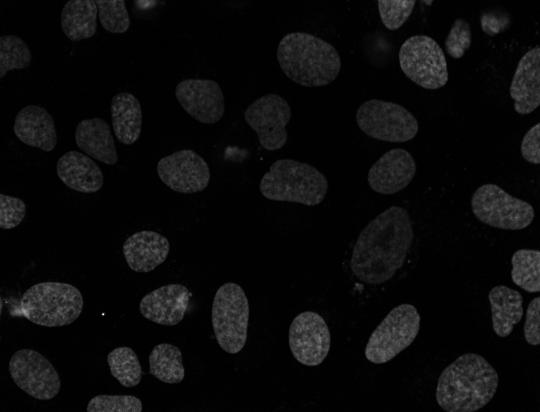
#> input picture ImageProccessing/cell_detection_proj/original/0.png, 540 x 412 px, found by its file name; its folder holds only this picture in this run
$ python celldetector.py
#> lines starting #> are read from the running program, lines starting #| are printed output that depends on the picture; after the words box and inside, x2 and y2 are one past the last pixel; in counts of white or black regions, pixels touching at a corner belong together
"""
===============================================================
 Cell Detection and Analysis from Noisy Microscopy Images
===============================================================

This Python script performs automatic detection and analysis of cells
in grayscale images that have been corrupted by salt-and-pepper noise.

🔍 The pipeline includes:
- Random selection of matching 'original' and 'noisy' image pairs
- Manual implementation of a median filter (3x3) for denoising
- Morphological opening to remove small noise artifacts
- Thresholding (binary segmentation)
- Connected component analysis to detect individual cells
- Bounding box annotation for each detected cell
- Calculation of:
    • Cell area (pixel count)
    • Bounding box area
    • Mean grayscale intensity (via manually computed integral image)

🖼️ The results are displayed with bounding boxes and printed stats.

📂 Folder Structure:
- original/ → folder with clean original images
- noise/    → folder with salt-and-pepper noisy versions (same filenames)

 Dependencies:
- OpenCV (cv2)
- NumPy
- Random
- OS

Coursework: [e.g., Digital Image Processing - University Project]

"""

import cv2
import numpy as np
import os
import random

# --- Random image selector ---
def choose_random_image():
    files = [f for f in os.listdir('original') if f.endswith('.png') or f.endswith('.jpg')]
    chosen = random.choice(files)
    return os.path.join('original', chosen), os.path.join('noise', chosen), chosen

# --- Manual Median Filter ---
def manual_median_filter(img):
    m, n = img.shape
    filtered = img.copy()
    for i in range(1, m - 1):
        for j in range(1, n - 1):
            window = [
                img[i - 1, j - 1], img[i - 1, j], img[i - 1, j + 1],
                img[i, j - 1], img[i, j], img[i, j + 1],
                img[i + 1, j - 1], img[i + 1, j], img[i + 1, j + 1]
            ]
            window.sort()
            filtered[i, j] = window[4]
    return filtered.astype(np.uint8)

# --- Integral Image (without OpenCV) ---
def compute_integral_image(gray):
    m, n = gray.shape
    integral = np.zeros((m + 1, n + 1), dtype=np.float64)

    for i in range(m):
        row_sum = 0
        for j in range(n):
            row_sum += gray[i, j]
            integral[i + 1, j + 1] = integral[i, j + 1] + row_sum
    return integral

# --- Region Analysis & Bounding Box Annotation ---
def analyze_regions(gray, binary, output_img):
    num_labels, labels, stats, centroids = cv2.connectedComponentsWithStats(binary, connectivity=8)

    integral = compute_integral_image(gray)
    output_img = cv2.cvtColor(output_img, cv2.COLOR_GRAY2BGR)
    region = 0

    for i in range(1, num_labels):  # skip background
        x, y, w, h, area = stats[i]
        bound_area = w * h
        region += 1

        cv2.rectangle(output_img, (x, y), (x + w, y + h), (0, 0, 255), 2)
        cv2.putText(output_img, str(region), (x + 10, y + 20), cv2.FONT_HERSHEY_SIMPLEX, 0.6, (0, 0, 255), 2)

        sum_pixels = integral[y, x] + integral[y + h, x + w] - integral[y, x + w] - integral[y + h, x]
        avg_intensity = sum_pixels / bound_area

        print(f"Region #{region}")
        print(f" - Area (px): {area}")
        print(f" - Bounding Box Area: {bound_area}")
        print(f" - Mean Intensity in Box: {avg_intensity:.2f}")

    return output_img

# --- Main ---
def main():
    original_path, noisy_path, filename = choose_random_image()
    print(f"Selected image: {filename}")

    noisy_img = cv2.imread(noisy_path, cv2.IMREAD_GRAYSCALE)
#> noisy_img is the input picture: shape (412, 540); min 0, max 250, mean 11.9
    original_img = cv2.imread(original_path, cv2.IMREAD_GRAYSCALE)

    filtered = manual_median_filter(noisy_img)

    # Morphological opening
    strel = cv2.getStructuringElement(cv2.MORPH_ELLIPSE, (5, 5))
    opened = cv2.morphologyEx(filtered, cv2.MORPH_OPEN, strel)

    # Thresholding
    _, binary = cv2.threshold(opened, 20, 255, cv2.THRESH_BINARY)
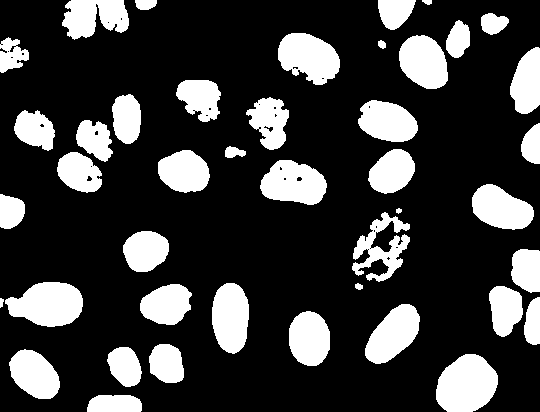
#> binary: shape (412, 540); 23.6% white; 43 white regions, largest, box (x1, y1, x2, y2) and area: (436, 354, 498, 412) 2758, (5, 282, 83, 327) 2534, (278, 33, 340, 85) 2274

    # Analysis
    result = analyze_regions(opened, binary, original_img)
#> in analyze_regions, `num_labels, labels, stats, centroids = cv2.connectedComponentsWithStat..`:
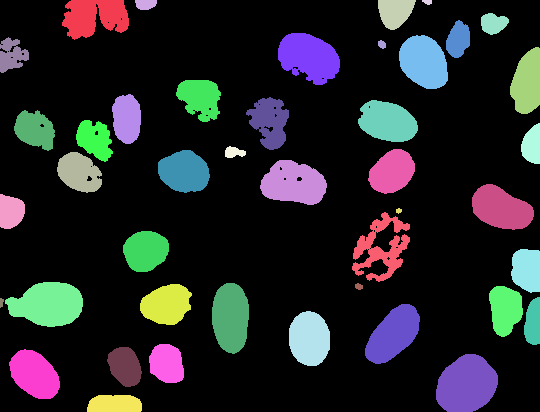
#> labels: shape (412, 540) int32; 44 distinct labels, from 0 to 43; one colour per label, 0 black
#> in analyze_regions, `num_labels, labels, stats, centroids = cv2.connectedComponentsWithStat..`: num_labels = 44; stats = 44 rows, first 6: [0, 0, 540, 412, 169882], [62, 0, 67, 40, 1914], [135, 0, 22, 10, 184], [378, 0, 38, 30, 827], [422, 0, 10, 5, 38], [481, 13, 28, 22, 441]; centroids = 44 pairs, first value 1.13 to 532.6, second value 1.55 to 403.6
#> after the loop in compute_integral_image, `for i in range(m):`:
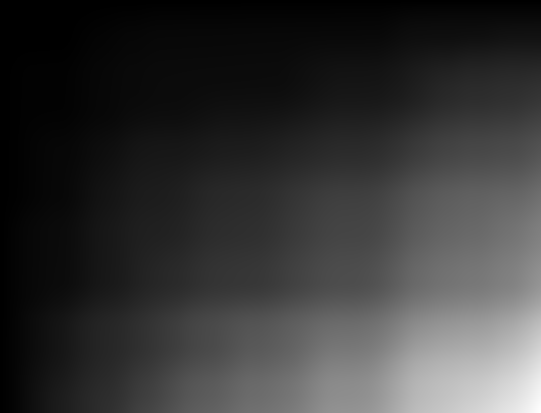
#> integral: shape (413, 541) float64; min 0, max 2456438, mean 521058.9; drawn with min black and max white
#> the loop in analyze_regions, `for i in range(1, num_labels):` made 43 passes
#> (x, y, w, h, area, bound_area, sum_pixels, avg_intensity) on passes 1 to 12: (62, 0, 67, 40, 1914, 2680, 62466, 23.31), (135, 0, 22, 10, 184, 220, 8865, 40.3), (378, 0, 38, 30, 827, 1140, 44702, 39.21), (422, 0, 10, 5, 38, 50, 1445, 28.9), (481, 13, 28, 22, 441, 616, 20394, 33.11), (446, 20, 24, 38, 655, 912, 31917, 35), (278, 33, 62, 52, 2274, 3224, 77698, 24.1), (399, 35, 49, 54, 2015, 2646, 109128, 41.24), (0, 37, 29, 36, 656, 1044, 20846, 19.97), (378, 40, 8, 9, 54, 72, 1549, 21.51), (510, 47, 30, 67, 1515, 2010, 64554, 32.12), (176, 80, 45, 42, 1335, 1890, 41537, 21.98)
#> (printed output is left out)
#> after the loop in analyze_regions, `for i in range(1, num_labels):`:
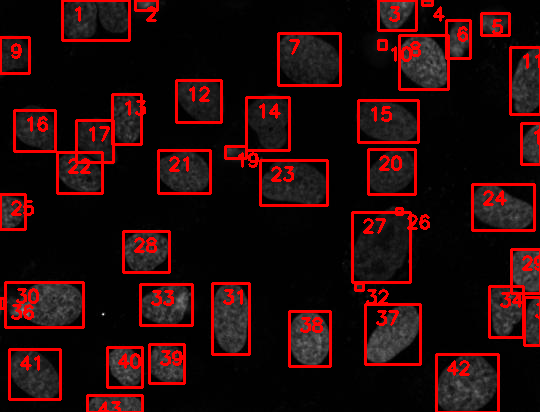
#> output_img: shape (412, 540, 3); 11.21% of pixels changed, all inside (x1, y1, x2, y2) = (0, 0, 540, 412)
#> after the loop in analyze_regions, `for i in range(1, num_labels):`: region = 43

    # Show results
    cv2.imshow("Filtered", filtered)
    cv2.imshow("Opened", opened)
    cv2.imshow("Binary", binary)
    cv2.imshow("Final Result with Bounding Boxes", result)
    cv2.waitKey(0)
    cv2.destroyAllWindows()

if __name__ == "__main__":
    main()

$ run again, on ImageProccessing/cell_detection_proj/original/4.png
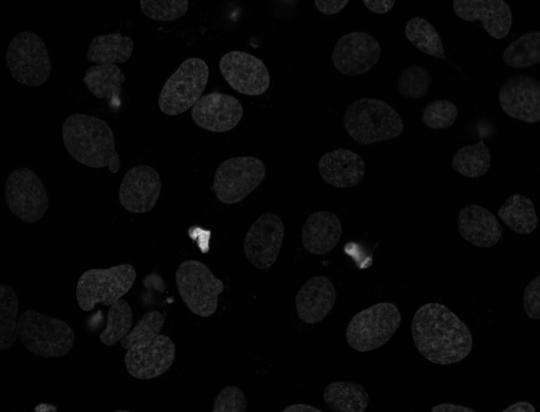
#> input picture ImageProccessing/cell_detection_proj/original/4.png, 540 x 412 px, found by its file name
#> in main, noisy_img is the input picture: shape (412, 540); min 0, max 219, mean 6.9
#> binary: shape (412, 540); 12.4% white; 82 white regions (7 under 20 px), largest, box (x1, y1, x2, y2) and area: (159, 58, 243, 132) 3355, (413, 303, 472, 364) 2509, (125, 313, 174, 379) 2056
#> labels: shape (412, 540) int32; 83 distinct labels, from 0 to 82
#> num_labels = 83; stats = 83 rows, first 6: [0, 0, 540, 412, 194898], [171, 0, 16, 13, 131], [330, 0, 7, 4, 20], [364, 0, 7, 5, 28], [371, 0, 21, 13, 196], [454, 0, 9, 7, 41]; centroids = 83 pairs, first value 16 to 535.6, second value 1 to 408.4
#> after the loop in compute_integral_image, `for i in range(m):`:
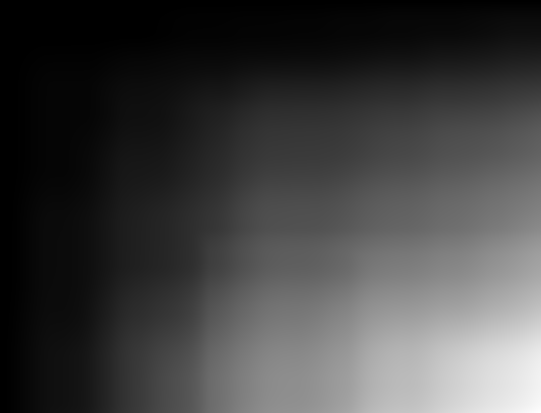
#> integral: shape (413, 541) float64; min 0, max 1427894, mean 364821.4; drawn with min black and max white
#> the loop in analyze_regions, `for i in range(1, num_labels):` made 82 passes
#> (x, y, w, h, area, bound_area, sum_pixels, avg_intensity) on passes 1 to 8: (171, 0, 16, 13, 131, 208, 4148, 19.94), (330, 0, 7, 4, 20, 28, 588, 21), (364, 0, 7, 5, 28, 35, 799, 22.83), (371, 0, 21, 13, 196, 273, 5943, 21.77), (454, 0, 9, 7, 41, 63, 1284, 20.38), (456, 0, 53, 37, 869, 1961, 31321, 15.97), (321, 4, 22, 9, 130, 198, 4000, 20.2), (230, 9, 9, 11, 65, 99, 2256, 22.79)
#> (printed output is left out)
#> after the loop in analyze_regions, `for i in range(1, num_labels):`:
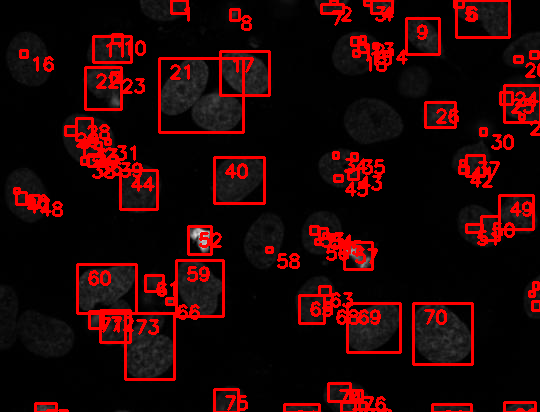
#> output_img: shape (412, 540, 3); 11.77% of pixels changed, all inside (x1, y1, x2, y2) = (13, 0, 540, 412)
#> after the loop in analyze_regions, `for i in range(1, num_labels):`: region = 82

$ run again, on ImageProccessing/cell_detection_proj/original/5.png
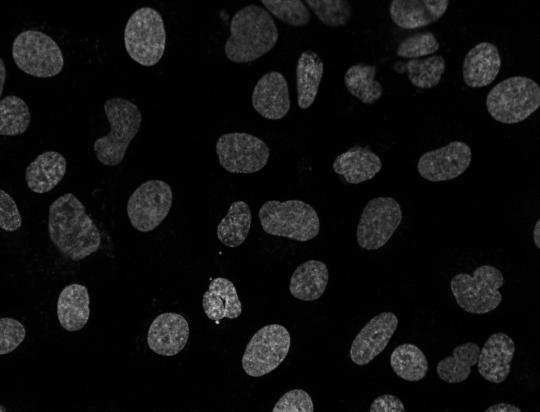
#> input picture ImageProccessing/cell_detection_proj/original/5.png, 540 x 412 px, found by its file name
#> in main, noisy_img is the input picture: shape (412, 540); min 0, max 203, mean 16
#> binary: shape (412, 540); 23.9% white; 41 white regions, largest, box (x1, y1, x2, y2) and area: (437, 333, 515, 383) 2492, (48, 193, 101, 261) 2460, (225, 5, 278, 62) 2208
#> labels: shape (412, 540) int32; 42 distinct labels, from 0 to 41
#> num_labels = 42; stats = 42 rows, first 6: [0, 0, 540, 412, 169294], [261, 0, 48, 26, 839], [305, 0, 44, 25, 730], [390, 0, 58, 31, 1378], [225, 5, 53, 57, 2208], [124, 7, 42, 60, 1982]; centroids = 42 pairs, first value 1.95 to 536.6, second value 10.26 to 408.7
#> after the loop in compute_integral_image, `for i in range(m):`:
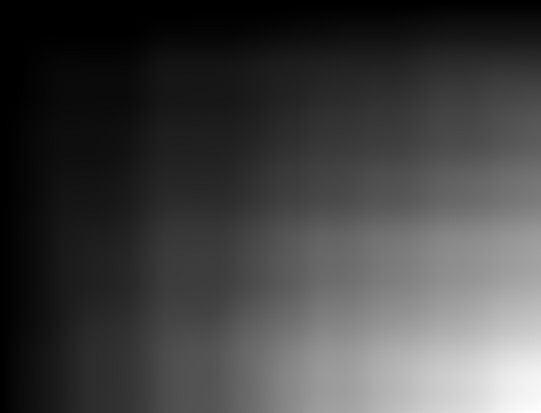
#> integral: shape (413, 541) float64; min 0, max 3279449, mean 859148.8; drawn with min black and max white
#> the loop in analyze_regions, `for i in range(1, num_labels):` made 41 passes
#> (x, y, w, h, area, bound_area, sum_pixels, avg_intensity) on passes 1 to 8: (261, 0, 48, 26, 839, 1248, 43180, 34.6), (305, 0, 44, 25, 730, 1100, 28665, 26.06), (390, 0, 58, 31, 1378, 1798, 73751, 41.02), (225, 5, 53, 57, 2208, 3021, 96261, 31.86), (124, 7, 42, 60, 1982, 2520, 151267, 60.03), (222, 14, 6, 6, 24, 36, 732, 20.33), (12, 29, 52, 49, 1908, 2548, 117054, 45.94), (397, 32, 48, 56, 1823, 2688, 90153, 33.54)
#> (printed output is left out)
#> after the loop in analyze_regions, `for i in range(1, num_labels):`:
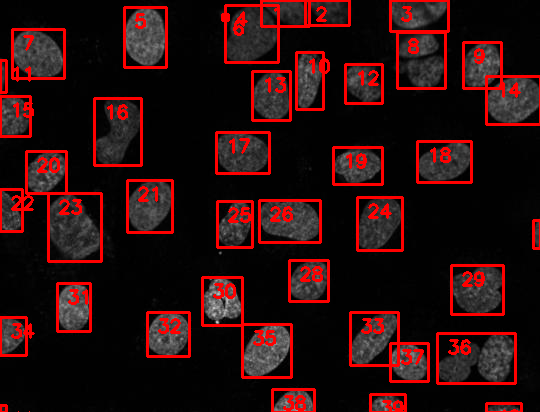
#> output_img: shape (412, 540, 3); 11.11% of pixels changed, all inside (x1, y1, x2, y2) = (0, 0, 540, 412)
#> after the loop in analyze_regions, `for i in range(1, num_labels):`: region = 41

$ run again, on ImageProccessing/cell_detection_proj/original/6.png
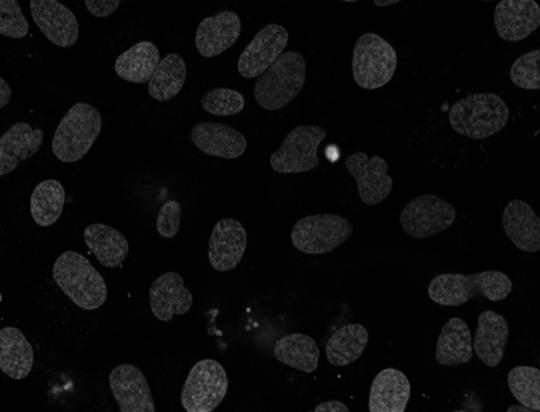
#> input picture ImageProccessing/cell_detection_proj/original/6.png, 540 x 412 px, found by its file name
#> in main, noisy_img is the input picture: shape (412, 540); min 0, max 212, mean 11.7
#> binary: shape (412, 540); 24.7% white; 53 white regions (3 under 20 px), largest, box (x1, y1, x2, y2) and area: (238, 24, 305, 110) 3461, (115, 41, 186, 101) 2627, (53, 251, 107, 310) 2145
#> labels: shape (412, 540) int32; 54 distinct labels, from 0 to 53
#> num_labels = 54; stats = 54 rows, first 6: [0, 0, 540, 412, 167487], [0, 0, 29, 38, 843], [30, 0, 48, 47, 1593], [85, 0, 34, 17, 368], [377, 1, 5, 5, 17], [388, 0, 9, 4, 26]; centroids = 54 pairs, first value 3.73 to 526.5, second value 1 to 406.8
#> after the loop in compute_integral_image, `for i in range(m):`:
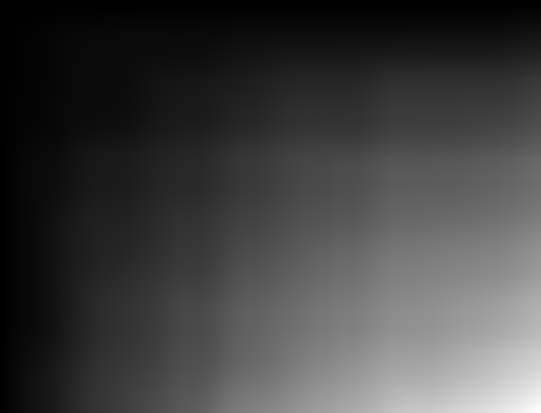
#> integral: shape (413, 541) float64; min 0, max 2403181, mean 612170; drawn with min black and max white
#> the loop in analyze_regions, `for i in range(1, num_labels):` made 53 passes
#> (x, y, w, h, area, bound_area, sum_pixels, avg_intensity) on passes 1, 2, 3, 5, 6, 7, 8, 9: (0, 0, 29, 38, 843, 1102, 30825, 27.97), (30, 0, 48, 47, 1593, 2256, 54577, 24.19), (85, 0, 34, 17, 368, 578, 11523, 19.94), (388, 0, 9, 4, 26, 36, 767, 21.31), (495, 0, 45, 41, 1567, 1845, 55377, 30.01), (195, 11, 46, 46, 1515, 2116, 59636, 28.18), (238, 24, 67, 86, 3461, 5762, 119569, 20.75), (352, 33, 45, 56, 1972, 2520, 90956, 36.09)
#> (printed output is left out)
#> after the loop in analyze_regions, `for i in range(1, num_labels):`:
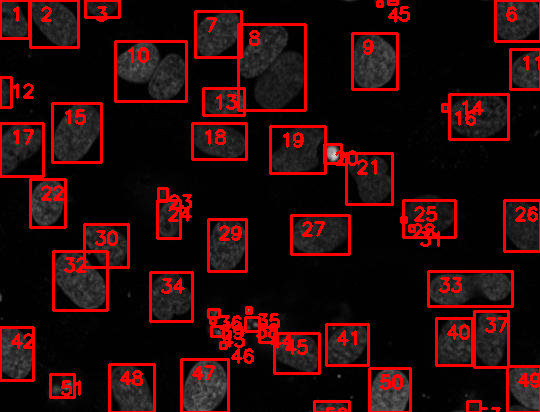
#> output_img: shape (412, 540, 3); 12.44% of pixels changed, all inside (x1, y1, x2, y2) = (0, 0, 540, 412)
#> after the loop in analyze_regions, `for i in range(1, num_labels):`: region = 53

$ run again, on ImageProccessing/cell_detection_proj/original/1.png
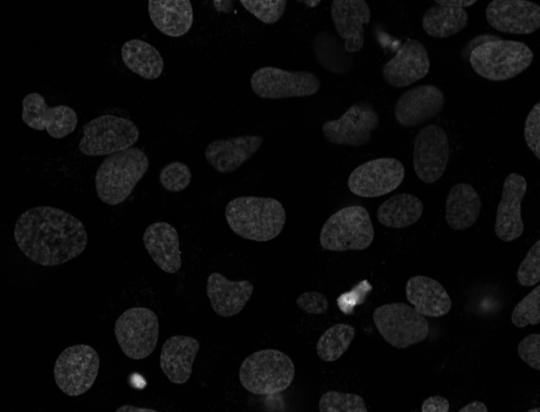
#> input picture ImageProccessing/cell_detection_proj/original/1.png, 540 x 412 px, found by its file name
#> in main, noisy_img is the input picture: shape (412, 540); min 0, max 240, mean 10.8
#> binary: shape (412, 540); 23% white; 61 white regions (2 under 20 px), largest, box (x1, y1, x2, y2) and area: (81, 115, 148, 205) 3551, (374, 276, 451, 347) 3121, (239, 349, 294, 412) 2329
#> labels: shape (412, 540) int32; 62 distinct labels, from 0 to 61
#> num_labels = 62; stats = 62 rows, first 6: [0, 0, 540, 412, 171200], [148, 0, 45, 37, 1379], [213, 0, 17, 12, 157], [240, 0, 46, 23, 735], [306, 0, 13, 7, 70], [333, 0, 36, 27, 523]; centroids = 62 pairs, first value 24.66 to 534.7, second value 2.44 to 409.8
#> the loop in analyze_regions, `for i in range(1, num_labels):` made 61 passes
#> (x, y, w, h, area, bound_area, sum_pixels, avg_intensity) on passes 1 to 8: (148, 0, 45, 37, 1379, 1665, 65921, 39.59), (213, 0, 17, 12, 157, 204, 5201, 25.5), (240, 0, 46, 23, 735, 1058, 33693, 31.85), (306, 0, 13, 7, 70, 91, 2546, 27.98), (333, 0, 36, 27, 523, 972, 20982, 21.59), (423, 0, 52, 37, 1125, 1924, 37294, 19.38), (486, 0, 54, 34, 1536, 1836, 50097, 27.29), (334, 12, 14, 16, 131, 224, 4858, 21.69)
#> (printed output is left out)
#> after the loop in analyze_regions, `for i in range(1, num_labels):`:
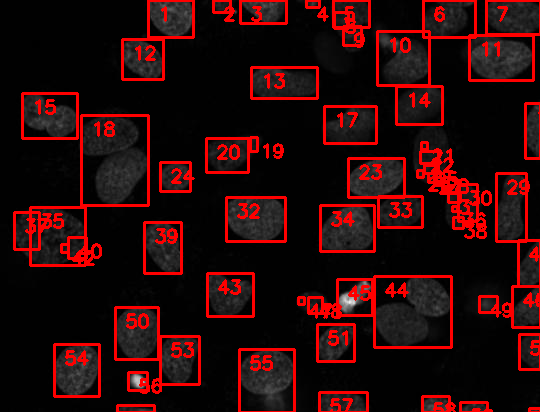
#> output_img: shape (412, 540, 3); 12.97% of pixels changed, all inside (x1, y1, x2, y2) = (13, 0, 540, 412)
#> after the loop in analyze_regions, `for i in range(1, num_labels):`: region = 61
